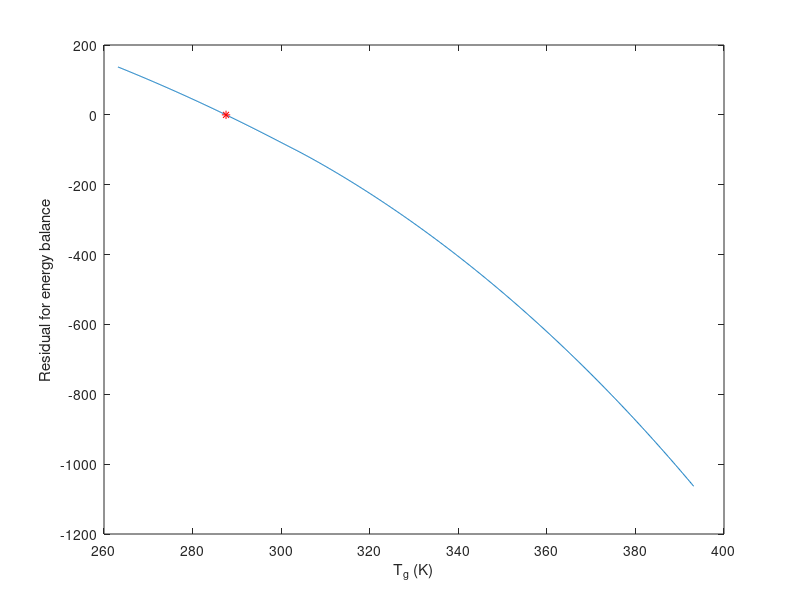

Write the MATLAB code that produced this figure.
clearvars
close all
sigma = 5.67e-8; % [W/m2/K]
T_p = 120 + 273.15; % surface temperature [K]
T_sky = 263.15; % [K]
T_inf = 30+273.15; % [K]
G_s = 750; % W/m2
epsilon_p = 0.1;
epsilon_g =0.9;
alpha_s = 0.95;
k_air = 0; % air conductivity [W/m/K]
gap = 10e-3; % air gap [m]

fun = @(T_g) epsilon_g*sigma*(T_sky.^4 - T_g.^4 ) - ...
    0.22*sign(T_g-T_inf).*abs(T_g-T_inf).^(4/3) + ...
    0.0989*sigma*(T_p.^4-T_g.^4);

T_g = fzero(fun,T_sky);
t = linspace(T_sky,T_p,1000);
plot(t,fun(t))
hold on
plot(T_g,fun(T_g),'r*')
xlabel('T_g (K)')
ylabel('Residual for energy balance')
fprintf("T_g = %.2f K\n",T_g)

qwater = alpha_s*G_s - 0.0989*sigma*(T_p.^4-T_g.^4);

fprintf("q_water = %.2f W/m2 \n",qwater)
